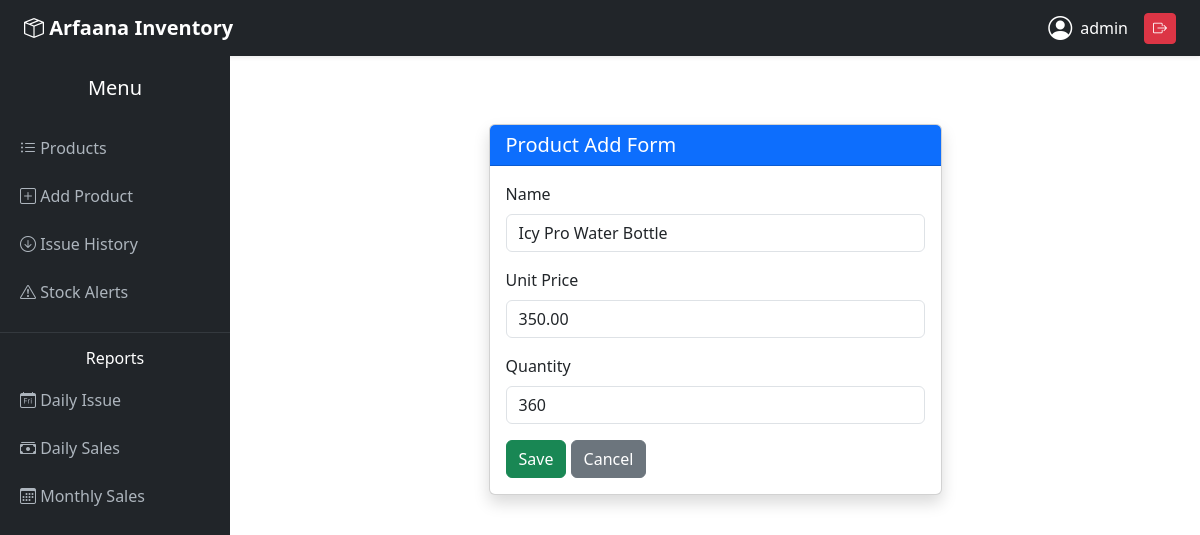
Page /update/19/ (signed in) on the committed database.
### products/models.py (models this page shows, shortened)
class Product(models.Model):
    name = models.CharField(max_length=100)
    unit_price = models.DecimalField(max_digits=10, decimal_places=2)
    quantity = models.PositiveIntegerField()
    total_price = models.DecimalField(max_digits=10, decimal_places=2, editable=False)
    created_date = models.DateTimeField(auto_now_add=True)

### products/views.py (the view)
# urls.py: path('update/<int:id>/', views.product_update, name='product_update'),
@login_required
def product_update(request, id):
    product = get_object_or_404(Product, id=id)
    form = ProductForm(request.POST or None, instance=product)
    if form.is_valid():
        form.save()
        return redirect('product_list')
    return render(request, 'products/product_form.html', {'form': form})

### products/forms.py
class ProductForm(forms.ModelForm):
    class Meta:
        model = Product
        fields = ['name', 'unit_price', 'quantity']
        widgets = {
            'name': forms.TextInput(attrs={'class': 'form-control'}),
            'unit_price': forms.NumberInput(attrs={'class': 'form-control'}),
            'quantity': forms.NumberInput(attrs={'class': 'form-control'}),
        }

### products/templates/products/product_form.html (shortened to what this page needs)
{% extends 'products/base.html' %}
{% block content %}
<div class="row justify-content-center">
    <div class="col-md-6">
        <div class="card shadow mt-5">
            <div class="card-header bg-primary text-white">
                <h5 class="mb-0">Product Add Form</h5>
            </div>
            <div class="card-body">
                <form method="post">
                    <div class="mb-3">
                        <label class="form-label">Name</label>
                        {{ form.name }}
                    </div>
                    <div class="mb-3">
                        <label class="form-label">Unit Price</label>
                        {{ form.unit_price }}
                    </div>
                    <div class="mb-3">
                        <label class="form-label">Quantity</label>
                        {{ form.quantity }}
                    </div>
                    <button type="submit" class="btn btn-success">Save</button>
                    <a href="{% url 'product_list' %}" class="btn btn-secondary">Cancel</a>
                </form>
            </div>
        </div>
    </div>
</div>
{% endblock %}

### products/templates/products/base.html (shortened to what this page needs)
<!DOCTYPE html>
<html lang="en">
<head>
<link href="https://cdn.jsdelivr.net/npm/bootstrap@5.3.2/dist/css/bootstrap.min.css" rel="stylesheet">
<link href="https://cdn.jsdelivr.net/npm/bootstrap-icons@1.10.5/font/bootstrap-icons.css" rel="stylesheet">
</head>
<body>
<nav class="navbar navbar-dark bg-dark px-4 shadow-sm">
    <span class="navbar-brand fw-bold">
        <i class="bi bi-box-seam"></i> Arfaana Inventory
    </span>
    {% if user.is_authenticated %}
    <div class="d-flex align-items-center text-white">
        <i class="bi bi-person-circle fs-4 me-2"></i>
        <span class="me-3">{{ user.username }}</span>
        <form method="post" action="{% url 'logout' %}">
            <button class="btn btn-sm btn-danger">
                <i class="bi bi-box-arrow-right"></i>
            </button>
        </form>
    </div>
    {% endif %}
</nav>
{% if user.is_authenticated %}
<div class="sidebar">
    <h5 class="text-center mb-4">Menu</h5>
    <a href="{% url 'product_list' %}" class="{% if request.resolver_match.url_name == 'product_list' %}active{% endif %}">
        <i class="bi bi-list-ul"></i> Products
    </a>
    <a href="{% url 'product_create' %}">
        <i class="bi bi-plus-square"></i> Add Product
    </a>
    <a href="{% url 'issue_history' %}">
        <i class="bi bi-arrow-down-circle"></i> Issue History
    </a>
    <a href="{% url 'stock_alerts' %}">
        <i class="bi bi-exclamation-triangle"></i> Stock Alerts
    </a>
    <hr class="text-secondary">
    <h6 class="text-center">Reports</h6>
    <a href="{% url 'daily_issue_report' %}">
        <i class="bi bi-calendar-day"></i> Daily Issue
    </a>
    <a href="{% url 'daily_sales_report' %}">
        <i class="bi bi-cash-stack"></i> Daily Sales
    </a>
    <a href="{% url 'monthly_sales_report' %}">
        <i class="bi bi-calendar3"></i> Monthly Sales
    </a>
</div>
{% endif %}
<div class="main-content">
    {% block content %}{% endblock %}
</div>
</body>
</html>

### products/templates/products/base.html (style rules this page uses)
body { overflow-x: hidden; }
.sidebar { height: 100vh; background: #212529; color: white; padding-top: 20px; position: fixed; width: 230px; }
.sidebar a { color: #adb5bd; text-decoration: none; padding: 12px 20px; display: block; }
.main-content { margin-left: 230px; padding: 20px; }

### rows in the picture
Product: name "Icy Pro Water Bottle", unit_price "350.00", quantity "360"

### other values in the picture
{{ user.username }} "admin"
